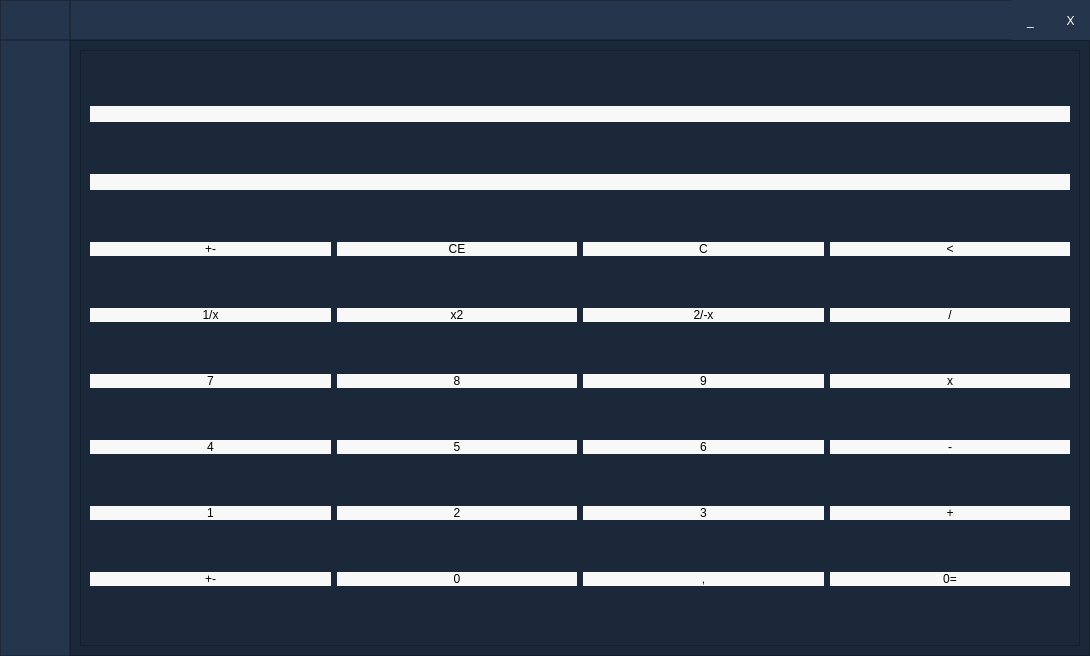
<?xml version="1.0" encoding="UTF-8"?>
<ui version="4.0">
 <class>MainWindow</class>
 <widget class="QMainWindow" name="MainWindow">
  <property name="geometry">
   <rect>
    <x>0</x>
    <y>0</y>
    <width>1090</width>
    <height>656</height>
   </rect>
  </property>
  <property name="minimumSize">
   <size>
    <width>1000</width>
    <height>500</height>
   </size>
  </property>
  <property name="windowTitle">
   <string>MainWindow</string>
  </property>
  <property name="styleSheet">
   <string notr="true">background-color: rgb(26, 40, 58);</string>
  </property>
  <widget class="QWidget" name="centralwidget">
   <layout class="QVBoxLayout" name="verticalLayout">
    <property name="spacing">
     <number>0</number>
    </property>
    <property name="leftMargin">
     <number>0</number>
    </property>
    <property name="topMargin">
     <number>0</number>
    </property>
    <property name="rightMargin">
     <number>0</number>
    </property>
    <property name="bottomMargin">
     <number>0</number>
    </property>
    <item>
     <widget class="QFrame" name="Top_Bar">
      <property name="maximumSize">
       <size>
        <width>16777215</width>
        <height>40</height>
       </size>
      </property>
      <property name="styleSheet">
       <string notr="true">background-color: rgb(35, 35, 35);</string>
      </property>
      <property name="frameShape">
       <enum>QFrame::NoFrame</enum>
      </property>
      <property name="frameShadow">
       <enum>QFrame::Raised</enum>
      </property>
      <layout class="QHBoxLayout" name="horizontalLayout">
       <property name="spacing">
        <number>0</number>
       </property>
       <property name="leftMargin">
        <number>0</number>
       </property>
       <property name="topMargin">
        <number>0</number>
       </property>
       <property name="rightMargin">
        <number>0</number>
       </property>
       <property name="bottomMargin">
        <number>0</number>
       </property>
       <item>
        <widget class="QFrame" name="frame_toggle">
         <property name="maximumSize">
          <size>
           <width>70</width>
           <height>40</height>
          </size>
         </property>
         <property name="styleSheet">
          <string notr="true">background-color: rgb(37, 53, 75);</string>
         </property>
         <property name="frameShape">
          <enum>QFrame::StyledPanel</enum>
         </property>
         <property name="frameShadow">
          <enum>QFrame::Raised</enum>
         </property>
         <layout class="QVBoxLayout" name="verticalLayout_2">
          <property name="spacing">
           <number>0</number>
          </property>
          <property name="leftMargin">
           <number>0</number>
          </property>
          <property name="topMargin">
           <number>0</number>
          </property>
          <property name="rightMargin">
           <number>0</number>
          </property>
          <property name="bottomMargin">
           <number>0</number>
          </property>
          <item>
           <widget class="QPushButton" name="Btn_Toggle">
            <property name="sizePolicy">
             <sizepolicy hsizetype="Expanding" vsizetype="Expanding">
              <horstretch>0</horstretch>
              <verstretch>0</verstretch>
             </sizepolicy>
            </property>
            <property name="font">
             <font>
              <family>Segoe UI</family>
              <pointsize>14</pointsize>
             </font>
            </property>
            <property name="styleSheet">
             <string notr="true">QPushButton {
   color: rgb(255, 255, 255);;
   background-color: rgb(37, 53, 75);;
   border: 0px solid;
}
QPushButton:hover {
   background-color: rgb(48, 70, 98);
}
QPushButton:pressed {
   background-color:rgb(79, 115, 161);
}</string>
            </property>
            <property name="text">
             <string/>
            </property>
           </widget>
          </item>
         </layout>
        </widget>
       </item>
       <item>
        <widget class="QFrame" name="frame_top">
         <property name="layoutDirection">
          <enum>Qt::LeftToRight</enum>
         </property>
         <property name="styleSheet">
          <string notr="true">background-color: rgb(37, 53, 75);</string>
         </property>
         <property name="frameShape">
          <enum>QFrame::StyledPanel</enum>
         </property>
         <property name="frameShadow">
          <enum>QFrame::Raised</enum>
         </property>
         <widget class="QPushButton" name="pushButton">
          <property name="geometry">
           <rect>
            <x>980</x>
            <y>0</y>
            <width>41</width>
            <height>41</height>
           </rect>
          </property>
          <property name="font">
           <font>
            <family>Segoe UI</family>
           </font>
          </property>
          <property name="styleSheet">
           <string notr="true">QPushButton {
   color: rgb(255, 255, 255);;
   background-color: rgb(37, 53, 75);
   border: 0px solid;
}
QPushButton:hover {
   background-color: rgb(79, 115, 161);
}
QPushButton:pressed {
   background-color:rgb(48, 70, 98);
}</string>
          </property>
          <property name="text">
           <string>X</string>
          </property>
         </widget>
         <widget class="QPushButton" name="pushButton_3">
          <property name="geometry">
           <rect>
            <x>940</x>
            <y>0</y>
            <width>41</width>
            <height>41</height>
           </rect>
          </property>
          <property name="font">
           <font>
            <family>Segoe UI</family>
           </font>
          </property>
          <property name="styleSheet">
           <string notr="true">QPushButton {
   color: rgb(255, 255, 255);;
   background-color: rgb(37, 53, 75);
   border: 0px solid;
}
QPushButton:hover {
   background-color: rgb(79, 115, 161);
}
QPushButton:pressed {
   background-color:rgb(48, 70, 98);
}</string>
          </property>
          <property name="text">
           <string>_</string>
          </property>
         </widget>
         <zorder>pushButton_3</zorder>
         <zorder>pushButton</zorder>
        </widget>
       </item>
      </layout>
     </widget>
    </item>
    <item>
     <widget class="QFrame" name="Content">
      <property name="frameShape">
       <enum>QFrame::NoFrame</enum>
      </property>
      <property name="frameShadow">
       <enum>QFrame::Raised</enum>
      </property>
      <layout class="QHBoxLayout" name="horizontalLayout_2">
       <property name="spacing">
        <number>0</number>
       </property>
       <property name="leftMargin">
        <number>0</number>
       </property>
       <property name="topMargin">
        <number>0</number>
       </property>
       <property name="rightMargin">
        <number>0</number>
       </property>
       <property name="bottomMargin">
        <number>0</number>
       </property>
       <item>
        <widget class="QFrame" name="frame_left_menu">
         <property name="minimumSize">
          <size>
           <width>70</width>
           <height>0</height>
          </size>
         </property>
         <property name="maximumSize">
          <size>
           <width>70</width>
           <height>16777215</height>
          </size>
         </property>
         <property name="styleSheet">
          <string notr="true">background-color: rgb(37, 53, 75);</string>
         </property>
         <property name="frameShape">
          <enum>QFrame::StyledPanel</enum>
         </property>
         <property name="frameShadow">
          <enum>QFrame::Raised</enum>
         </property>
         <layout class="QVBoxLayout" name="verticalLayout_3">
          <property name="leftMargin">
           <number>0</number>
          </property>
          <property name="topMargin">
           <number>0</number>
          </property>
          <property name="rightMargin">
           <number>0</number>
          </property>
          <property name="bottomMargin">
           <number>0</number>
          </property>
          <item alignment="Qt::AlignTop">
           <widget class="QFrame" name="frame_top_menus">
            <property name="frameShape">
             <enum>QFrame::NoFrame</enum>
            </property>
            <property name="frameShadow">
             <enum>QFrame::Raised</enum>
            </property>
            <layout class="QVBoxLayout" name="verticalLayout_4">
             <property name="spacing">
              <number>0</number>
             </property>
             <property name="leftMargin">
              <number>0</number>
             </property>
             <property name="topMargin">
              <number>0</number>
             </property>
             <property name="rightMargin">
              <number>0</number>
             </property>
             <property name="bottomMargin">
              <number>0</number>
             </property>
             <item>
              <widget class="QPushButton" name="btn_page_1">
               <property name="minimumSize">
                <size>
                 <width>0</width>
                 <height>40</height>
                </size>
               </property>
               <property name="font">
                <font>
                 <family>Segoe UI</family>
                </font>
               </property>
               <property name="styleSheet">
                <string notr="true">QPushButton {
   color: rgb(255, 255, 255);;
   background-color: rgb(37, 53, 75);;
   border: 0px solid;
}
QPushButton:hover {
   background-color: rgb(48, 70, 98);
}
QPushButton:pressed {
   background-color:rgb(79, 115, 161);
}</string>
               </property>
               <property name="text">
                <string/>
               </property>
              </widget>
             </item>
             <item>
              <widget class="QPushButton" name="btn_page_2">
               <property name="minimumSize">
                <size>
                 <width>0</width>
                 <height>40</height>
                </size>
               </property>
               <property name="font">
                <font>
                 <family>Segoe UI</family>
                </font>
               </property>
               <property name="styleSheet">
                <string notr="true">QPushButton {
   color: rgb(255, 255, 255);;
   background-color: rgb(37, 53, 75);;
   border: 0px solid;
}
QPushButton:hover {
   background-color: rgb(48, 70, 98);
}
QPushButton:pressed {
   background-color:rgb(79, 115, 161);
}</string>
               </property>
               <property name="text">
                <string/>
               </property>
              </widget>
             </item>
             <item>
              <widget class="QPushButton" name="btn_page_3">
               <property name="minimumSize">
                <size>
                 <width>0</width>
                 <height>40</height>
                </size>
               </property>
               <property name="font">
                <font>
                 <family>Segoe UI</family>
                </font>
               </property>
               <property name="styleSheet">
                <string notr="true">QPushButton {
   color: rgb(255, 255, 255);;
   background-color: rgb(37, 53, 75);;
   border: 0px solid;
}
QPushButton:hover {
   background-color: rgb(48, 70, 98);
}
QPushButton:pressed {
   background-color:rgb(79, 115, 161);
}</string>
               </property>
               <property name="text">
                <string/>
               </property>
              </widget>
             </item>
             <item>
              <widget class="QPushButton" name="btn_page_4">
               <property name="minimumSize">
                <size>
                 <width>0</width>
                 <height>40</height>
                </size>
               </property>
               <property name="font">
                <font>
                 <family>Segoe UI</family>
                </font>
               </property>
               <property name="styleSheet">
                <string notr="true">QPushButton {
   color: rgb(255, 255, 255);;
   background-color: rgb(37, 53, 75);;
   border: 0px solid;
}
QPushButton:hover {
   background-color: rgb(48, 70, 98);
}
QPushButton:pressed {
   background-color:rgb(79, 115, 161);
}</string>
               </property>
               <property name="text">
                <string/>
               </property>
              </widget>
             </item>
             <item>
              <widget class="QPushButton" name="btn_page_5">
               <property name="minimumSize">
                <size>
                 <width>0</width>
                 <height>40</height>
                </size>
               </property>
               <property name="font">
                <font>
                 <family>Segoe UI</family>
                </font>
               </property>
               <property name="styleSheet">
                <string notr="true">QPushButton {
   color: rgb(255, 255, 255);;
   background-color: rgb(37, 53, 75);;
   border: 0px solid;
}
QPushButton:hover {
   background-color: rgb(48, 70, 98);
}
QPushButton:pressed {
   background-color:rgb(79, 115, 161);
}</string>
               </property>
               <property name="text">
                <string/>
               </property>
              </widget>
             </item>
            </layout>
           </widget>
          </item>
         </layout>
        </widget>
       </item>
       <item>
        <widget class="QFrame" name="frame_pages">
         <property name="frameShape">
          <enum>QFrame::StyledPanel</enum>
         </property>
         <property name="frameShadow">
          <enum>QFrame::Raised</enum>
         </property>
         <layout class="QGridLayout" name="gridLayout_2">
          <item row="0" column="0">
           <widget class="QFrame" name="frame">
            <property name="frameShape">
             <enum>QFrame::StyledPanel</enum>
            </property>
            <property name="frameShadow">
             <enum>QFrame::Raised</enum>
            </property>
            <layout class="QGridLayout" name="gridLayout">
             <item row="7" column="3">
              <widget class="QPushButton" name="pushButton_27">
               <property name="styleSheet">
                <string notr="true">QPushButton {
   color: rgb(0, 0, 0);
   background-color: #f8f8f8;
   border: 0px solid;
}
QPushButton:hover {
   background-color: #e3e3e3;
}
QPushButton:pressed {
   background-color: #d6d6d6;
}</string>
               </property>
               <property name="text">
                <string>0=</string>
               </property>
              </widget>
             </item>
             <item row="6" column="2">
              <widget class="QPushButton" name="pushButton_28">
               <property name="styleSheet">
                <string notr="true">QPushButton {
   color: rgb(0, 0, 0);
   background-color: #f8f8f8;
   border: 0px solid;
}
QPushButton:hover {
   background-color: #e3e3e3;
}
QPushButton:pressed {
   background-color: #d6d6d6;
}</string>
               </property>
               <property name="text">
                <string>3</string>
               </property>
              </widget>
             </item>
             <item row="6" column="3">
              <widget class="QPushButton" name="pushButton_29">
               <property name="styleSheet">
                <string notr="true">QPushButton {
   color: rgb(0, 0, 0);
   background-color: #f8f8f8;
   border: 0px solid;
}
QPushButton:hover {
   background-color: #e3e3e3;
}
QPushButton:pressed {
   background-color: #d6d6d6;
}</string>
               </property>
               <property name="text">
                <string>+</string>
               </property>
              </widget>
             </item>
             <item row="7" column="1">
              <widget class="QPushButton" name="pushButton_30">
               <property name="styleSheet">
                <string notr="true">QPushButton {
   color: rgb(0, 0, 0);
   background-color: #f8f8f8;
   border: 0px solid;
}
QPushButton:hover {
   background-color: #e3e3e3;
}
QPushButton:pressed {
   background-color: #d6d6d6;
}</string>
               </property>
               <property name="text">
                <string>0</string>
               </property>
              </widget>
             </item>
             <item row="7" column="2">
              <widget class="QPushButton" name="pushButton_31">
               <property name="styleSheet">
                <string notr="true">QPushButton {
   color: rgb(0, 0, 0);
   background-color: #f8f8f8;
   border: 0px solid;
}
QPushButton:hover {
   background-color: #e3e3e3;
}
QPushButton:pressed {
   background-color: #d6d6d6;
}</string>
               </property>
               <property name="text">
                <string>,</string>
               </property>
              </widget>
             </item>
             <item row="7" column="0">
              <widget class="QPushButton" name="pushButton_32">
               <property name="styleSheet">
                <string notr="true">QPushButton {
   color: rgb(0, 0, 0);
   background-color: #f8f8f8;
   border: 0px solid;
}
QPushButton:hover {
   background-color: #e3e3e3;
}
QPushButton:pressed {
   background-color: #d6d6d6;
}</string>
               </property>
               <property name="text">
                <string>+-</string>
               </property>
              </widget>
             </item>
             <item row="6" column="1">
              <widget class="QPushButton" name="pushButton_33">
               <property name="styleSheet">
                <string notr="true">QPushButton {
   color: rgb(0, 0, 0);
   background-color: #f8f8f8;
   border: 0px solid;
}
QPushButton:hover {
   background-color: #e3e3e3;
}
QPushButton:pressed {
   background-color: #d6d6d6;
}</string>
               </property>
               <property name="text">
                <string>2</string>
               </property>
              </widget>
             </item>
             <item row="6" column="0">
              <widget class="QPushButton" name="pushButton_34">
               <property name="styleSheet">
                <string notr="true">QPushButton {
   color: rgb(0, 0, 0);
   background-color: #f8f8f8;
   border: 0px solid;
}
QPushButton:hover {
   background-color: #e3e3e3;
}
QPushButton:pressed {
   background-color: #d6d6d6;
}</string>
               </property>
               <property name="text">
                <string>1</string>
               </property>
              </widget>
             </item>
             <item row="5" column="3">
              <widget class="QPushButton" name="pushButton_35">
               <property name="styleSheet">
                <string notr="true">QPushButton {
   color: rgb(0, 0, 0);
   background-color: #f8f8f8;
   border: 0px solid;
}
QPushButton:hover {
   background-color: #e3e3e3;
}
QPushButton:pressed {
   background-color: #d6d6d6;
}</string>
               </property>
               <property name="text">
                <string>-</string>
               </property>
              </widget>
             </item>
             <item row="0" column="0" colspan="4">
              <widget class="QLineEdit" name="lineEdit_3">
               <property name="styleSheet">
                <string notr="true">border: none;
background-color: #f8f8f8
</string>
               </property>
               <property name="alignment">
                <set>Qt::AlignRight|Qt::AlignTrailing|Qt::AlignVCenter</set>
               </property>
              </widget>
             </item>
             <item row="1" column="0" colspan="4">
              <widget class="QLineEdit" name="lineEdit_4">
               <property name="styleSheet">
                <string notr="true">border: none;
background-color: #f8f8f8
</string>
               </property>
               <property name="alignment">
                <set>Qt::AlignRight|Qt::AlignTrailing|Qt::AlignVCenter</set>
               </property>
              </widget>
             </item>
             <item row="2" column="0">
              <widget class="QPushButton" name="pushButton_36">
               <property name="styleSheet">
                <string notr="true">QPushButton {
   color: rgb(0, 0, 0);
   background-color: #f8f8f8;
   border: 0px solid;
}
QPushButton:hover {
   background-color: #e3e3e3;
}
QPushButton:pressed {
   background-color: #d6d6d6;
}</string>
               </property>
               <property name="text">
                <string>+-</string>
               </property>
              </widget>
             </item>
             <item row="2" column="1">
              <widget class="QPushButton" name="pushButton_37">
               <property name="styleSheet">
                <string notr="true">QPushButton {
   color: rgb(0, 0, 0);
   background-color: #f8f8f8;
   border: 0px solid;
}
QPushButton:hover {
   background-color: #e3e3e3;
}
QPushButton:pressed {
   background-color: #d6d6d6;
}</string>
               </property>
               <property name="text">
                <string>CE</string>
               </property>
              </widget>
             </item>
             <item row="2" column="2">
              <widget class="QPushButton" name="pushButton_38">
               <property name="styleSheet">
                <string notr="true">QPushButton {
   color: rgb(0, 0, 0);
   background-color: #f8f8f8;
   border: 0px solid;
}
QPushButton:hover {
   background-color: #e3e3e3;
}
QPushButton:pressed {
   background-color: #d6d6d6;
}</string>
               </property>
               <property name="text">
                <string>C</string>
               </property>
              </widget>
             </item>
             <item row="2" column="3">
              <widget class="QPushButton" name="pushButton_39">
               <property name="styleSheet">
                <string notr="true">QPushButton {
   color: rgb(0, 0, 0);
   background-color: #f8f8f8;
   border: 0px solid;
}
QPushButton:hover {
   background-color: #e3e3e3;
}
QPushButton:pressed {
   background-color: #d6d6d6;
}</string>
               </property>
               <property name="text">
                <string>&lt;</string>
               </property>
              </widget>
             </item>
             <item row="3" column="2">
              <widget class="QPushButton" name="pushButton_40">
               <property name="styleSheet">
                <string notr="true">QPushButton {
   color: rgb(0, 0, 0);
   background-color: #f8f8f8;
   border: 0px solid;
}
QPushButton:hover {
   background-color: #e3e3e3;
}
QPushButton:pressed {
   background-color: #d6d6d6;
}</string>
               </property>
               <property name="text">
                <string>2/-x</string>
               </property>
              </widget>
             </item>
             <item row="3" column="0">
              <widget class="QPushButton" name="pushButton_41">
               <property name="styleSheet">
                <string notr="true">QPushButton {
   color: rgb(0, 0, 0);
   background-color: #f8f8f8;
   border: 0px solid;
}
QPushButton:hover {
   background-color: #e3e3e3;
}
QPushButton:pressed {
   background-color: #d6d6d6;
}</string>
               </property>
               <property name="text">
                <string>1/x</string>
               </property>
              </widget>
             </item>
             <item row="3" column="1">
              <widget class="QPushButton" name="pushButton_42">
               <property name="styleSheet">
                <string notr="true">QPushButton {
   color: rgb(0, 0, 0);
   background-color: #f8f8f8;
   border: 0px solid;
}
QPushButton:hover {
   background-color: #e3e3e3;
}
QPushButton:pressed {
   background-color: #d6d6d6;
}</string>
               </property>
               <property name="text">
                <string>x2</string>
               </property>
              </widget>
             </item>
             <item row="3" column="3">
              <widget class="QPushButton" name="pushButton_43">
               <property name="styleSheet">
                <string notr="true">QPushButton {
   color: rgb(0, 0, 0);
   background-color: #f8f8f8;
   border: 0px solid;
}
QPushButton:hover {
   background-color: #e3e3e3;
}
QPushButton:pressed {
   background-color: #d6d6d6;
}</string>
               </property>
               <property name="text">
                <string>/</string>
               </property>
              </widget>
             </item>
             <item row="4" column="0">
              <widget class="QPushButton" name="pushButton_44">
               <property name="styleSheet">
                <string notr="true">QPushButton {
   color: rgb(0, 0, 0);
   background-color: #f8f8f8;
   border: 0px solid;
}
QPushButton:hover {
   background-color: #e3e3e3;
}
QPushButton:pressed {
   background-color: #d6d6d6;
}</string>
               </property>
               <property name="text">
                <string>7</string>
               </property>
              </widget>
             </item>
             <item row="4" column="1">
              <widget class="QPushButton" name="pushButton_45">
               <property name="styleSheet">
                <string notr="true">QPushButton {
   color: rgb(0, 0, 0);
   background-color: #f8f8f8;
   border: 0px solid;
}
QPushButton:hover {
   background-color: #e3e3e3;
}
QPushButton:pressed {
   background-color: #d6d6d6;
}</string>
               </property>
               <property name="text">
                <string>8</string>
               </property>
              </widget>
             </item>
             <item row="4" column="2">
              <widget class="QPushButton" name="pushButton_46">
               <property name="styleSheet">
                <string notr="true">QPushButton {
   color: rgb(0, 0, 0);
   background-color: #f8f8f8;
   border: 0px solid;
}
QPushButton:hover {
   background-color: #e3e3e3;
}
QPushButton:pressed {
   background-color: #d6d6d6;
}</string>
               </property>
               <property name="text">
                <string>9</string>
               </property>
              </widget>
             </item>
             <item row="4" column="3">
              <widget class="QPushButton" name="pushButton_47">
               <property name="styleSheet">
                <string notr="true">QPushButton {
   color: rgb(0, 0, 0);
   background-color: #f8f8f8;
   border: 0px solid;
}
QPushButton:hover {
   background-color: #e3e3e3;
}
QPushButton:pressed {
   background-color: #d6d6d6;
}</string>
               </property>
               <property name="text">
                <string>x</string>
               </property>
              </widget>
             </item>
             <item row="5" column="0">
              <widget class="QPushButton" name="pushButton_48">
               <property name="styleSheet">
                <string notr="true">QPushButton {
   color: rgb(0, 0, 0);
   background-color: #f8f8f8;
   border: 0px solid;
}
QPushButton:hover {
   background-color: #e3e3e3;
}
QPushButton:pressed {
   background-color: #d6d6d6;
}</string>
               </property>
               <property name="text">
                <string>4</string>
               </property>
              </widget>
             </item>
             <item row="5" column="1">
              <widget class="QPushButton" name="pushButton_49">
               <property name="styleSheet">
                <string notr="true">QPushButton {
   color: rgb(0, 0, 0);
   background-color: #f8f8f8;
   border: 0px solid;
}
QPushButton:hover {
   background-color: #e3e3e3;
}
QPushButton:pressed {
   background-color: #d6d6d6;
}</string>
               </property>
               <property name="text">
                <string>5</string>
               </property>
              </widget>
             </item>
             <item row="5" column="2">
              <widget class="QPushButton" name="pushButton_50">
               <property name="styleSheet">
                <string notr="true">QPushButton {
   color: rgb(0, 0, 0);
   background-color: #f8f8f8;
   border: 0px solid;
}
QPushButton:hover {
   background-color: #e3e3e3;
}
QPushButton:pressed {
   background-color: #d6d6d6;
}</string>
               </property>
               <property name="text">
                <string>6</string>
               </property>
              </widget>
             </item>
            </layout>
           </widget>
          </item>
         </layout>
        </widget>
       </item>
      </layout>
     </widget>
    </item>
   </layout>
  </widget>
 </widget>
 <resources/>
 <connections/>
</ui>
